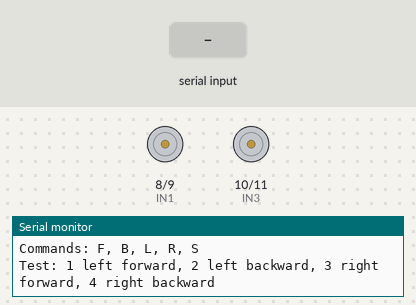
The sketch below on a simulated Arduino Uno, built with avr-gcc and run on an emulated ATmega328P. On the bench: motor-driver pin pairs drawn as motors (green arrow = first pin HIGH = forward, orange = second pin HIGH = backward, longer = more drive), the last lines printed to the serial monitor. The test bench sets the inputs (shaded band).

Above: at 1.2 s.
1.3 s: "F" received over Serial
At 2.3 s:
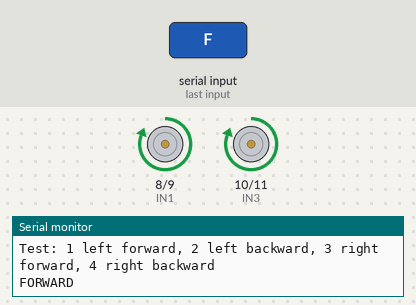
2.8 s: "B" received over Serial
At 3.5 s:
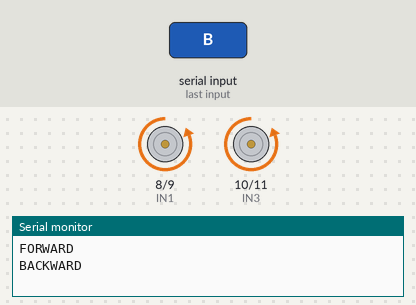
4.3 s: "L" received over Serial
At 4.6 s:
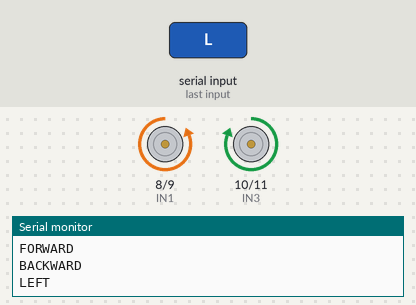
5.8 s: "R" received over Serial
At 7.0 s:
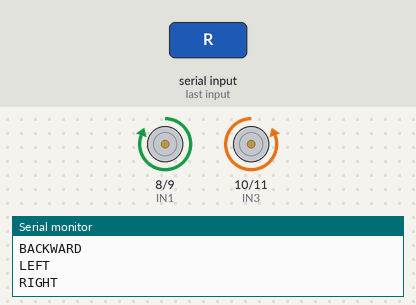
7.3 s: "1" received over Serial
At 8.1 s:
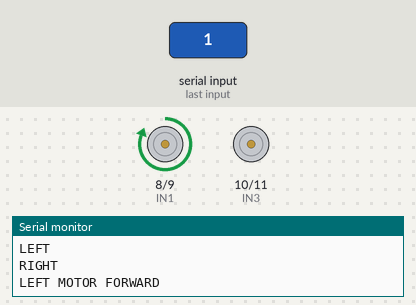
8.8 s: "2" received over Serial
At 9.2 s:
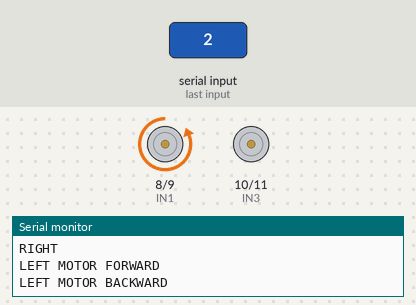
Timing chart, 0 to 11.3 s (numbered marks = the images above; inputs shaded):
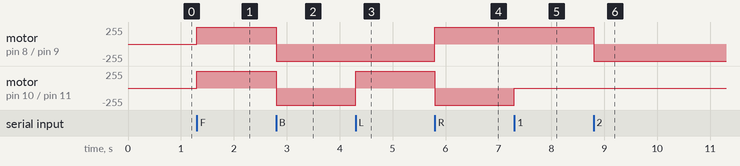

The sketch:

robot_car_control.ino
```cpp
// L298N motor driver pins
int IN1 = 8;
int IN2 = 9;
int IN3 = 10;
int IN4 = 11;

char command;

// Change these if a motor direction is reversed
bool LEFT_MOTOR_REVERSED = false;
bool RIGHT_MOTOR_REVERSED = false;

void setup() {
  Serial.begin(9600);

  pinMode(IN1, OUTPUT);
  pinMode(IN2, OUTPUT);
  pinMode(IN3, OUTPUT);
  pinMode(IN4, OUTPUT);

  stopMotors();

  Serial.println("Robot car ready");
  Serial.println("Commands: F, B, L, R, S");
  Serial.println("Test: 1 left forward, 2 left backward, 3 right forward, 4 right backward");
}

void loop() {
  if (Serial.available() > 0) {
    command = Serial.read();

    if (command == 'F') {
      forward();
      Serial.println("FORWARD");
    }
    else if (command == 'B') {
      backward();
      Serial.println("BACKWARD");
    }
    else if (command == 'L') {
      left();
      Serial.println("LEFT");
    }
    else if (command == 'R') {
      right();
      Serial.println("RIGHT");
    }
    else if (command == 'S') {
      stopMotors();
      Serial.println("STOP");
    }
    else if (command == '1') {
      setLeftMotorForward();
      stopRightMotor();
      Serial.println("LEFT MOTOR FORWARD");
    }
    else if (command == '2') {
      setLeftMotorBackward();
      stopRightMotor();
      Serial.println("LEFT MOTOR BACKWARD");
    }
    else if (command == '3') {
      setRightMotorForward();
      stopLeftMotor();
      Serial.println("RIGHT MOTOR FORWARD");
    }
    else if (command == '4') {
      setRightMotorBackward();
      stopLeftMotor();
      Serial.println("RIGHT MOTOR BACKWARD");
    }
  }
}

void forward() {
  setLeftMotorForward();
  setRightMotorForward();
}

void backward() {
  setLeftMotorBackward();
  setRightMotorBackward();
}

void left() {
  setLeftMotorBackward();
  setRightMotorForward();
}

void right() {
  setLeftMotorForward();
  setRightMotorBackward();
}

void stopMotors() {
  stopLeftMotor();
  stopRightMotor();
}

void setLeftMotorForward() {
  if (!LEFT_MOTOR_REVERSED) {
    digitalWrite(IN1, HIGH);
    digitalWrite(IN2, LOW);
  } else {
    digitalWrite(IN1, LOW);
    digitalWrite(IN2, HIGH);
  }
}

void setLeftMotorBackward() {
  if (!LEFT_MOTOR_REVERSED) {
    digitalWrite(IN1, LOW);
    digitalWrite(IN2, HIGH);
  } else {
    digitalWrite(IN1, HIGH);
    digitalWrite(IN2, LOW);
  }
}

void stopLeftMotor() {
  digitalWrite(IN1, LOW);
  digitalWrite(IN2, LOW);
}

void setRightMotorForward() {
  if (!RIGHT_MOTOR_REVERSED) {
    digitalWrite(IN3, HIGH);
    digitalWrite(IN4, LOW);
  } else {
    digitalWrite(IN3, LOW);
    digitalWrite(IN4, HIGH);
  }
}

void setRightMotorBackward() {
  if (!RIGHT_MOTOR_REVERSED) {
    digitalWrite(IN3, LOW);
    digitalWrite(IN4, HIGH);
  } else {
    digitalWrite(IN3, HIGH);
    digitalWrite(IN4, LOW);
  }
}

void stopRightMotor() {
  digitalWrite(IN3, LOW);
  digitalWrite(IN4, LOW);
}
```

Measured:
- after the input at 1.3 s, motor on pin 8 (IN1) / pin 9 (IN2), motor on pin 10 (IN3) / pin 11 (IN4): stopped → forward 255/255 at once
- after the input at 2.8 s, motor on pin 8 (IN1) / pin 9 (IN2), motor on pin 10 (IN3) / pin 11 (IN4): forward 255/255 → backward 255/255 at once
- after the input at 4.3 s, motor on pin 10 (IN3) / pin 11 (IN4): backward 255/255 → forward 255/255 at once
- after the input at 5.8 s, motor on pin 8 (IN1) / pin 9 (IN2): backward 255/255 → forward 255/255 at once; motor on pin 10 (IN3) / pin 11 (IN4): forward 255/255 → backward 255/255 at once
- after the input at 7.3 s, motor on pin 10 (IN3) / pin 11 (IN4): backward 255/255 → stopped at once
- after the input at 8.8 s, motor on pin 8 (IN1) / pin 9 (IN2): forward 255/255 → backward 255/255 at once
